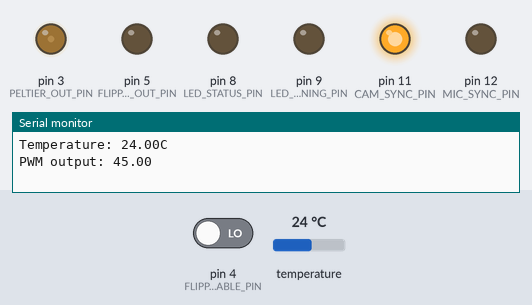
The sketch below on a simulated Arduino Uno, built with avr-gcc and run on an emulated ATmega328P. Shown: output pins drawn as LEDs (lit = HIGH), the last lines printed to the serial monitor. The inputs (shaded band) are chosen by the test bench; at power-on: pin 4 (FLIPPER_ENABLE_PIN) LOW, temperature 24 °C. Random numbers use the default seed unless the sketch sets one.

Above: at 1.9 s.
2.0 s: pin 4 (FLIPPER_ENABLE_PIN) driven HIGH
At 3.65 s:
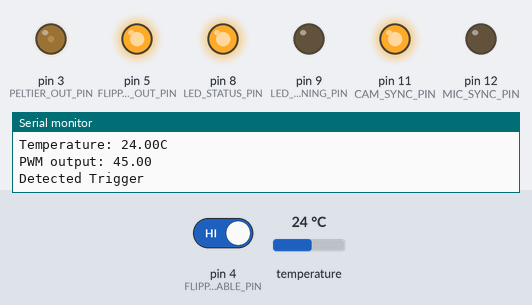
5.5 s: temperature set to 12 °C
9.9 s: temperature set to 28 °C
At 13.23 s:
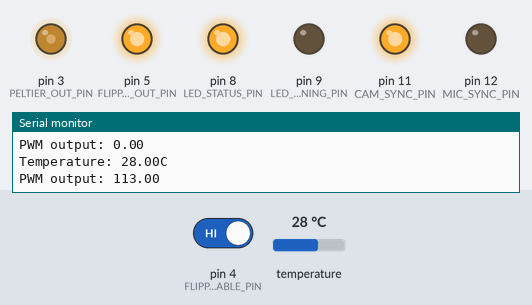
16.3 s: pin 4 (FLIPPER_ENABLE_PIN) driven LOW
At 17.8 s:
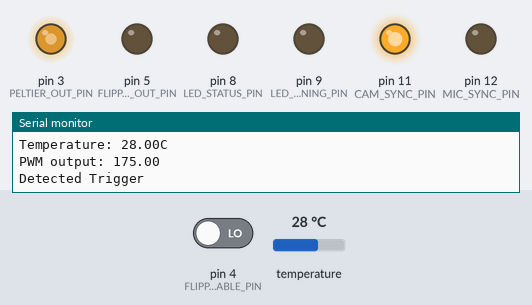
22.5 s: pin 4 (FLIPPER_ENABLE_PIN) driven HIGH
At 25.1 s:
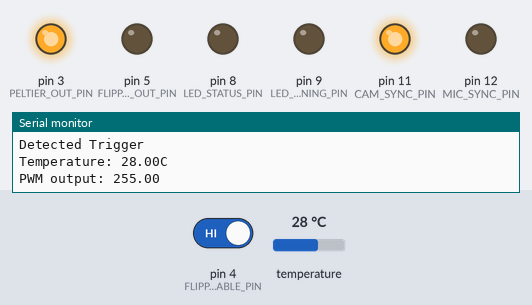
26.0 s: temperature set to 1 °C
At 29.2 s:
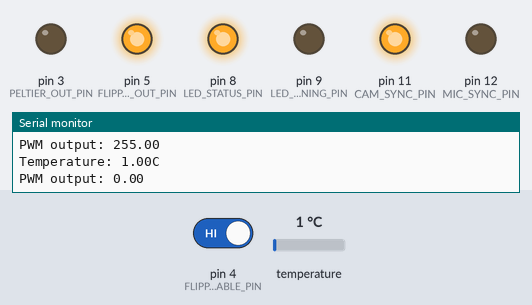
Timing chart, 0 to 30.5 s (numbered marks = the images above; inputs shaded):
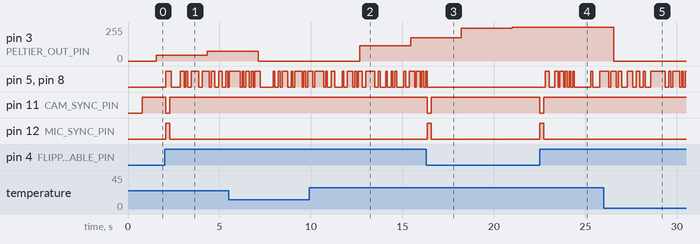

Measured:
- after the input at 2.0 s, pin 5 (FLIPPER_OUT_PIN), pin 8 (LED_STATUS_PIN): LOW → HIGH after 0.07 s, → LOW 0.30 s later, → HIGH 0.50 s later, → LOW 0.20 s later, … (16 changes in this stretch); pin 11 (CAM_SYNC_PIN): HIGH → LOW after 0.07 s, → HIGH 0.20 s later; pin 12 (MIC_SYNC_PIN): LOW → HIGH after 0.07 s, → LOW 0.20 s later
- after the input at 9.9 s, pin 3 (PELTIER_OUT_PIN): 0/255 → 113/255 after 2.8 s, → 175/255 2.8 s later
- after the input at 16.3 s, pin 11 (CAM_SYNC_PIN): HIGH → LOW after 0.06 s, → HIGH 0.20 s later; pin 12 (MIC_SYNC_PIN): LOW → HIGH after 0.06 s, → LOW 0.20 s later
- after the input at 22.5 s, pin 5 (FLIPPER_OUT_PIN), pin 8 (LED_STATUS_PIN): LOW → HIGH after 0.32 s, → LOW 0.20 s later, → HIGH 0.30 s later, → LOW 0.20 s later, … (15 changes in this stretch); pin 11 (CAM_SYNC_PIN): HIGH → LOW at once, → HIGH 0.20 s later; pin 12 (MIC_SYNC_PIN): LOW → HIGH at once, → LOW 0.20 s later
- after the input at 26.0 s, pin 3 (PELTIER_OUT_PIN): 255/255 → 0/255 after 0.55 s

The sketch:

Firmware.ino
```cpp
#include <OneWire.h>
#include <DallasTemperature.h>
#include <PID_v1.h>

#define TARGET_TEMP_C 21

// Pin definitions
#define ONE_WIRE_BUS 2
#define PELTIER_OUT_PIN 3
#define FLIPPER_ENABLE_PIN 4
#define FLIPPER_OUT_PIN 5
#define LED_STATUS_PIN 8
#define LED_WARNING_PIN 9

#define CAM_SYNC_PIN 11
#define MIC_SYNC_PIN 12

// Setup a oneWire instance to communicate with temperature sensor
OneWire oneWire(ONE_WIRE_BUS);
DallasTemperature sensors(&oneWire);

// PID variables for Peltier
double TargetTemp, CurrTemp, PeltierPWM;

unsigned long myTime;

volatile bool syncTrigger;
volatile int syncCount;
volatile bool syncLive;

volatile int flipperState;
volatile int flipperForceCount;
volatile int flipperPrev;


// PID parameters for Peltier (P = 5, I = 5, D = 1 as a guess)
PID myPID(&CurrTemp, &PeltierPWM, &TargetTemp,5,5,1, REVERSE);

void setup(void)
{
  sensors.begin();  // Start up the library
  Serial.begin(9600);
  sensors.requestTemperatures();
  TargetTemp = TARGET_TEMP_C;
  CurrTemp = sensors.getTempCByIndex(0);
  myPID.SetMode(AUTOMATIC);
  myPID.SetSampleTime(2000);

  pinMode(PELTIER_OUT_PIN, OUTPUT);
  pinMode(FLIPPER_ENABLE_PIN, INPUT);
  pinMode(FLIPPER_OUT_PIN, OUTPUT);
  pinMode(LED_STATUS_PIN, OUTPUT);
  pinMode(LED_WARNING_PIN, OUTPUT);
  pinMode(CAM_SYNC_PIN, OUTPUT);
  pinMode(MIC_SYNC_PIN, OUTPUT);

  digitalWrite(FLIPPER_OUT_PIN, LOW);
  digitalWrite(LED_STATUS_PIN, LOW);
  digitalWrite(LED_WARNING_PIN, LOW);
  digitalWrite(MIC_SYNC_PIN, LOW);
  digitalWrite(CAM_SYNC_PIN, HIGH);

  syncTrigger = 0;
  syncCount = 0;
  syncLive = 1;
  flipperForceCount = 0;
  flipperPrev = 0;

  cli();//stop interrupts

//set timer1 interrupt at 10Hz for flipper
  TCCR1A = 0;// set entire TCCR1A register to 0
  TCCR1B = 0;// same for TCCR1B
  TCNT1  = 0;//initialize counter value to 0
  // set compare match register for 1hz increments
  OCR1A = 1550;// = (16*10^6) / (10*1024) - 1
  // turn on CTC mode
  TCCR1B |= (1 << WGM12);
  // Set CS10 and CS12 bits for 1024 prescaler
  TCCR1B |= (1 << CS12) | (1 << CS10);
  // enable timer compare interrupt
  TIMSK1 |= (1 << OCIE1A);

sei();//allow interrupts

}

ISR(TIMER1_COMPA_vect){ // flipper code, runs at 10Hz

    if(digitalRead(FLIPPER_ENABLE_PIN)){
      flipperState = random(0,2);
      if (flipperForceCount > 9 && flipperState==flipperPrev){
        flipperState = (flipperState-1)*-1;
      }
      if (flipperState == flipperPrev){
        flipperForceCount = flipperForceCount + 1;
        }

      if (flipperState != flipperPrev){
        flipperPrev = flipperState;
        flipperForceCount = 0;
      }

      digitalWrite(FLIPPER_OUT_PIN, flipperState);
      digitalWrite(LED_STATUS_PIN, flipperState);
    }
   else{
    digitalWrite(FLIPPER_OUT_PIN,LOW);
    digitalWrite(LED_STATUS_PIN, LOW);
    }


 if(syncTrigger != digitalRead(FLIPPER_ENABLE_PIN)){
    Serial.println("Detected Trigger");
    syncTrigger = digitalRead(FLIPPER_ENABLE_PIN);
    digitalWrite(MIC_SYNC_PIN, HIGH);
    digitalWrite(CAM_SYNC_PIN, LOW);
    syncCount = 0;
    syncLive = 1;
 }
  if(syncCount >= 2){
   digitalWrite(MIC_SYNC_PIN, LOW);
   digitalWrite(CAM_SYNC_PIN, HIGH);
   syncLive = 0;
   syncCount = 0;
  }

 if (syncLive == 1){
   syncCount = syncCount+1;
    }

}

void loop(void) // update Peltier PWM value and serial print every 2s
{
//  Serial.print("Rail 5 voltage: ");
//  Serial.print(analogRead(4)*0.03086392334);
//  Serial.println("V");
//  Serial.print("Rail 6 voltage: ");
//  Serial.print(analogRead(5)*0.03086392334);
//  Serial.println("V");

  sensors.requestTemperatures();

  //print the temperature in Celsius
  Serial.print("Temperature: ");
  Serial.print(sensors.getTempCByIndex(0));
  Serial.println("C");

  //update Peltier status

  CurrTemp = sensors.getTempCByIndex(0);
  myPID.Compute();

  analogWrite(PELTIER_OUT_PIN,PeltierPWM);
  Serial.print("PWM output: ");
  Serial.println(PeltierPWM);

  delay(2000);
}
```
